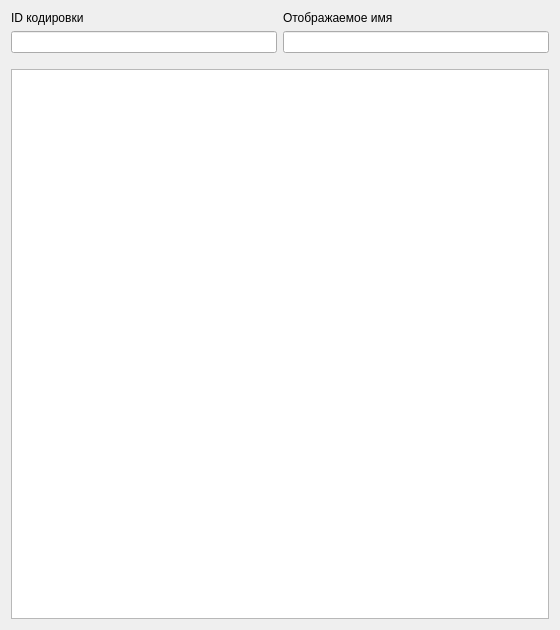
<?xml version="1.0" encoding="UTF-8"?>
<ui version="4.0">
 <class>CodepageTool</class>
 <widget class="QWidget" name="CodepageTool">
  <property name="geometry">
   <rect>
    <x>0</x>
    <y>0</y>
    <width>560</width>
    <height>630</height>
   </rect>
  </property>
  <property name="minimumSize">
   <size>
    <width>560</width>
    <height>630</height>
   </size>
  </property>
  <property name="maximumSize">
   <size>
    <width>550</width>
    <height>620</height>
   </size>
  </property>
  <property name="windowTitle">
   <string>CodepageTool</string>
  </property>
  <layout class="QVBoxLayout" name="verticalLayout_3">
   <item>
    <layout class="QHBoxLayout" name="horizontalLayout">
     <item>
      <layout class="QVBoxLayout" name="verticalLayout">
       <item>
        <widget class="QLabel" name="idLabel">
         <property name="text">
          <string>ID кодировки</string>
         </property>
        </widget>
       </item>
       <item>
        <widget class="QLineEdit" name="idEdit"/>
       </item>
      </layout>
     </item>
     <item>
      <layout class="QVBoxLayout" name="verticalLayout_2">
       <item>
        <widget class="QLabel" name="nameLabel">
         <property name="text">
          <string>Отображаемое имя</string>
         </property>
        </widget>
       </item>
       <item>
        <widget class="QLineEdit" name="labelEdit"/>
       </item>
      </layout>
     </item>
    </layout>
   </item>
   <item>
    <spacer name="verticalSpacer">
     <property name="orientation">
      <enum>Qt::Orientation::Vertical</enum>
     </property>
     <property name="sizeType">
      <enum>QSizePolicy::Policy::Fixed</enum>
     </property>
     <property name="sizeHint" stdset="0">
      <size>
       <width>20</width>
       <height>10</height>
      </size>
     </property>
    </spacer>
   </item>
   <item>
    <widget class="QTableWidget" name="cpTable"/>
   </item>
  </layout>
 </widget>
 <layoutdefault spacing="6" margin="11"/>
 <resources/>
 <connections/>
</ui>
